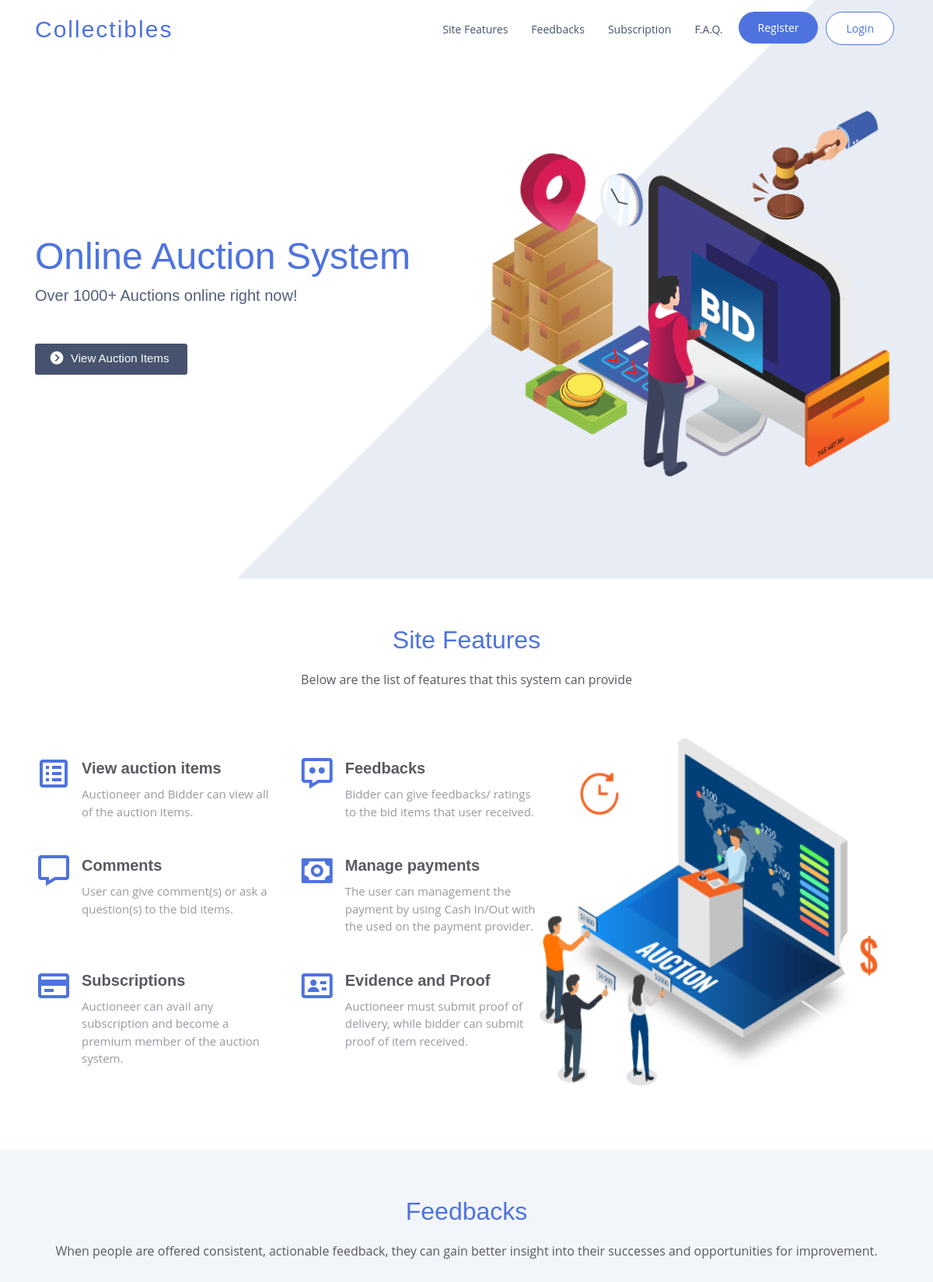
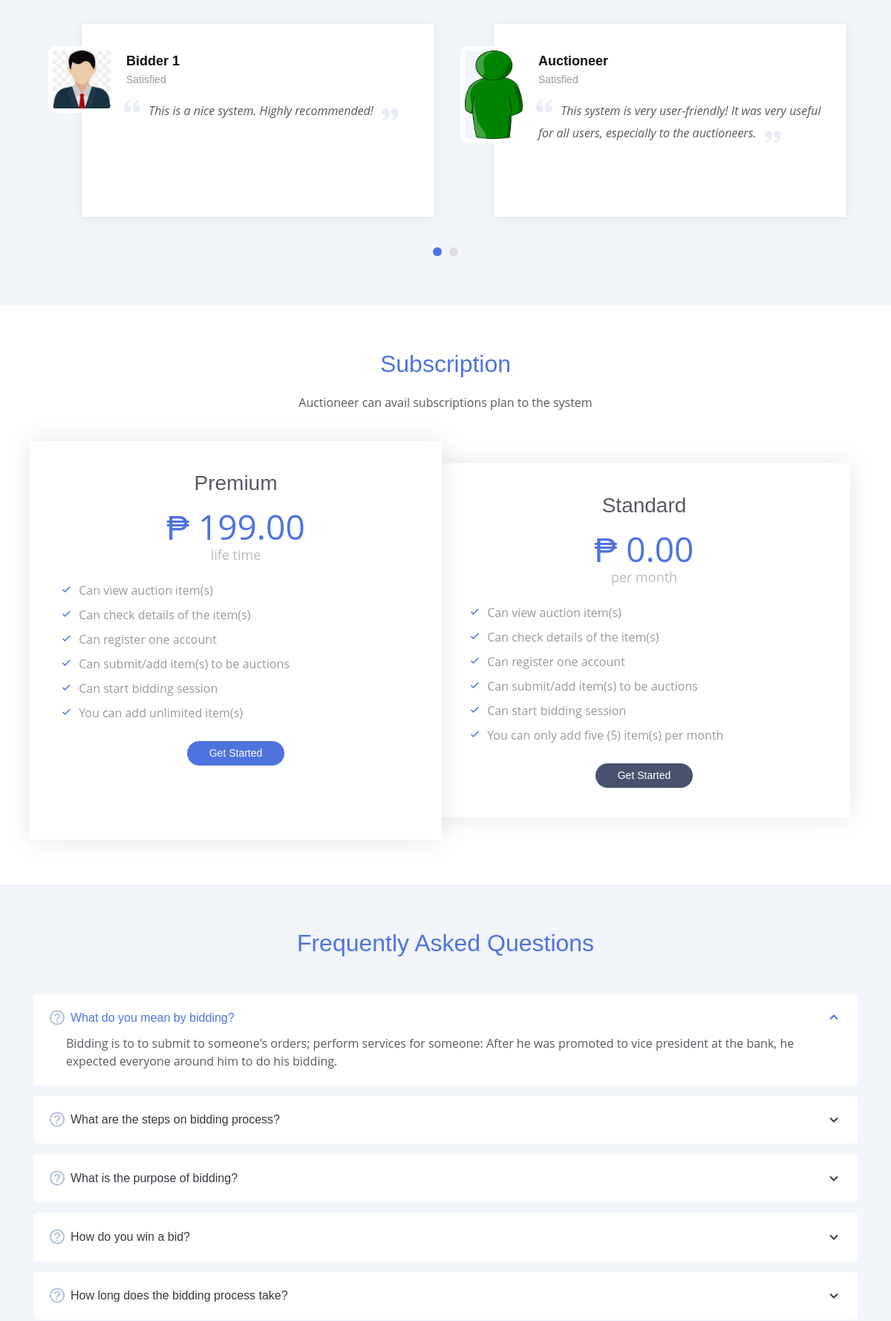
Screenshot of /landing.php (upper part) with the database file from the repository (2 pictures, top to bottom).
### tables this page shows
CREATE TABLE `feedbacks` (
  `id` int(11) NOT NULL,
  `user_id` int(11) NOT NULL,
  `feedback` varchar(255) DEFAULT NULL,
  `comment` text NOT NULL,
  `date_created` datetime NOT NULL DEFAULT current_timestamp() ON UPDATE current_timestamp()
);

CREATE TABLE `users` (
  `id` int(11) NOT NULL,
  `name` varchar(255) NOT NULL,
  `address` varchar(255) NOT NULL,
  `username` varchar(50) NOT NULL,
  `password` varchar(255) NOT NULL,
  `date_of_birth` datetime DEFAULT NULL,
  `gender` varchar(255) NOT NULL,
  `contact` varchar(255) DEFAULT NULL,
  `role` varchar(255) NOT NULL,
  `avatar` text NOT NULL,
  `subscription` varchar(255) DEFAULT NULL,
  `payment_option` varchar(255) DEFAULT NULL,
  `date_added` datetime DEFAULT current_timestamp(),
  `alert_status` tinyint(1) DEFAULT 0,
  `message_status` tinyint(1) DEFAULT 0,
  `alert_unread_count` int(11) DEFAULT 0,
  `message_unread_count` int(11) DEFAULT 0
);

### landing.php (the view, shortened to what this page needs)
<?php
    require_once "config.php";
    $sql = "SELECT * FROM feedbacks
            LEFT JOIN users ON feedbacks.user_id = users.id";
    $item_feedbacks = mysqli_query($link, $sql);
    $feedbacks = $item_feedbacks->fetch_all(MYSQLI_ASSOC);
?>
<!DOCTYPE html>
<html lang="en">
<head>
  <link href="css/collectibles-auctions.css" rel="stylesheet">
  <link href="landing-assets/vendor/bootstrap/css/bootstrap.min.css" rel="stylesheet">
  <link href="landing-assets/vendor/icofont/icofont.min.css" rel="stylesheet">
  <link href="landing-assets/vendor/boxicons/css/boxicons.min.css" rel="stylesheet">
  <link href="landing-assets/vendor/owl.carousel/assets/owl.carousel.min.css" rel="stylesheet">
  <link href="landing-assets/vendor/venobox/venobox.css" rel="stylesheet">
  <link href="landing-assets/vendor/aos/aos.css" rel="stylesheet">
  <link href="landing-assets/css/landing.css" rel="stylesheet">
</head>
<body>
  <header id="header" class="fixed-top  header-transparent ">
    <div class="container d-flex align-items-center">
      <div class="logo mr-auto">
        <h1 class="text-light">
            <a href="landing.php">
              Collectibles
            </a>
        </h1>
      </div>
      <nav class="nav-menu d-none d-lg-block">
        <ul>
          <li><a href="#features">Site Features</a></li>
          <li><a href="#testimonials">Feedbacks</a></li>
          <li><a href="#pricing">Subscription</a></li>
          <li><a href="#faq">F.A.Q.</a></li>
          <li class="register">
            <a href="register.php">
              Register
            </a>
          </li>
          <li class="login">
            <a href="login.php">
              Login
            </a>
          </li>
        </ul>
      </nav>
    </div>
  </header>
  <section id="hero" class="d-flex align-items-center">
    <div class="container">
      <div class="row">
        <div class="col-lg-6 d-lg-flex flex-lg-column justify-content-center align-items-stretch pt-5 pt-lg-0 order-2 order-lg-1" data-aos="fade-up">
          <div>
            <h1>Online Auction System</h1>
            <h2>Over 1000+ Auctions online right now!</h2>
            <a href="item-display.php" class="download-btn"><i class="bx bxs-chevron-right-circle"></i> View Auction Items</a>
          </div>
        </div>
        <div class="col-lg-6 d-lg-flex flex-lg-column align-items-stretch order-1 order-lg-2 hero-img" data-aos="fade-up">
          <img src="landing-assets/img/landing_display.png" class="img-fluid" alt="">
        </div>
      </div>
    </div>
  </section>
  <main id="main">
    <section id="features" class="features">
      <div class="container">
        <div class="section-title">
          <h2>Site Features</h2>
          <p>
              Below are the list of features that this system can provide
          </p>
        </div>
        <div class="row no-gutters">
          <div class="col-xl-7 d-flex align-items-stretch order-2 order-lg-1">
            <div class="content d-flex flex-column justify-content-center">
              <div class="row">
                <div class="col-md-6 icon-box" data-aos="fade-up">
                  <i class="bx bx-spreadsheet"></i>
                  <h4>View auction items</h4>
                  <p>Auctioneer and Bidder can view all of the auction items.</p>
                </div>
                <div class="col-md-6 icon-box" data-aos="fade-up" data-aos-delay="100">
                  <i class="bx bx-message-dots"></i>
                  <h4>Feedbacks</h4>
                  <p>Bidder can give feedbacks/ ratings to the bid items that user received.</p>
                </div>
                <div class="col-md-6 icon-box" data-aos="fade-up" data-aos-delay="200">
                  <i class="bx bx-message"></i>
                  <h4>Comments</h4>
                  <p>User can give comment(s) or ask a question(s) to the bid items.</p>
                </div>
                <div class="col-md-6 icon-box" data-aos="fade-up" data-aos-delay="300">
                  <i class="bx bx-money"></i>
                  <h4>Manage payments</h4>
                  <p>The user can management the payment by using Cash In/Out with the used on the payment provider.</p>
                </div>
                <div class="col-md-6 icon-box" data-aos="fade-up" data-aos-delay="400">
                  <i class="bx bx-credit-card"></i>
                  <h4>Subscriptions</h4>
                  <p>Auctioneer can avail any subscription and become a premium member of the auction system.</p>
                </div>
                <div class="col-md-6 icon-box" data-aos="fade-up" data-aos-delay="500">
                  <i class="bx bx-id-card"></i>
                  <h4>Evidence and Proof</h4>
                  <p>Auctioneer must submit proof of delivery, while bidder can submit proof of item received.</p>
                </div>
              </div>
            </div>
          </div>
          <div class="image col-xl-5 d-flex align-items-stretch justify-content-center order-1 order-lg-2" data-aos="fade-left" data-aos-delay="100">
            <img src="landing-assets/img/bidding.png" class="img-fluid" alt="">
          </div>
        </div>
      </div>
    </section>
    <section id="testimonials" class="testimonials section-bg">
      <div class="container">
        <div class="section-title">
          <h2>Feedbacks</h2>
          <p>When people are offered consistent, actionable feedback, they can gain better insight into their successes and opportunities for improvement.</p>
        </div>
        <div class="owl-carousel testimonials-carousel" data-aos="fade-up">
          <?php if (array_filter($feedbacks) != []) {
            foreach ($feedbacks as $feedback) { ?>
              <div class="testimonial-wrap">
                <div class="testimonial-item">
                  <img src="assets/uploads/<?php echo $feedback["avatar"]; ?>" class="testimonial-img" alt="">
                  <h3><?php echo $feedback["name"]; ?></h3>
                  <h4><?php echo $feedback["feedback"]; ?></h4>
                  <p style="word-wrap: break-word;">
                    <i class="bx bxs-quote-alt-left quote-icon-left"></i>
                      <?php echo $feedback["comment"]; ?>
                    <i class="bx bxs-quote-alt-right quote-icon-right"></i>
                  </p>
                </div>
              </div>
              <?php  }
            } ?>
        </div>
      </div>
    </section>
    <section id="pricing" class="pricing">
      <div class="container">
        <div class="section-title">
          <h2>Subscription</h2>
          <p>Auctioneer can avail subscriptions plan to the system</p>
        </div>
        <div class="row no-gutters">
          <div class="col-lg-6 box featured" data-aos="fade-up">
            <h3>Premium</h3>
            <h4>₱ 199.00<span>life time</span></h4>
            <ul>
            <li><i class="bx bx-check"></i> Can view auction item(s)</li>
              <li><i class="bx bx-check"></i> Can check details of the item(s)</li>
              <li><i class="bx bx-check"></i> Can register one account</li>
              <li><i class="bx bx-check"></i> <span>Can submit/add item(s) to be auctions</span></li>
              <li><i class="bx bx-check"></i> <span>Can start bidding session</span></li>
              <li><i class="bx bx-check"></i> <span>You can add unlimited item(s)</span></li>
            </ul>
            <a href="register.php" class="get-started-btn">Get Started</a>
          </div>
          <div class="col-lg-6 box" data-aos="fade-left">
            <h3>Standard</h3>
            <h4>₱ 0.00<span>per month</span></h4>
            <ul>
            <li><i class="bx bx-check"></i> Can view auction item(s)</li>
              <li><i class="bx bx-check"></i> Can check details of the item(s)</li>
              <li><i class="bx bx-check"></i> Can register one account</li>
              <li><i class="bx bx-check"></i> <span>Can submit/add item(s) to be auctions</span></li>
              <li><i class="bx bx-check"></i> <span>Can start bidding session</span></li>
              <li><i class="bx bx-check"></i> <span>You can only add five (5) item(s) per month</span></li>
            </ul>
            <a href="register.php" class="get-started-btn">Get Started</a>
          </div>
        </div>
      </div>
    </section>
    <section id="faq" class="faq section-bg">
      <div class="container">
        <div class="section-title">
          <h2>Frequently Asked Questions</h2>
        </div>
        <div class="accordion-list">
          <ul>
          <li data-aos="fade-up">
              <i class="bx bx-help-circle icon-help"></i>
                  <a data-toggle="collapse" class="collapse" href="#accordion-list">
                    What do you mean by bidding?
                   <i class="bx bx-chevron-up icon-close"></i>
                  </a>
              <div id="accordion-list" class="collapse show" data-parent=".accordion-list">
                <div class="ml-4">
                    <p>Bidding is to to submit to someone's orders; perform services for someone:
                      After he was promoted to vice president at the bank,
                      he expected everyone around him to do his bidding.</p>
                </div>
              </div>
            </li>
            <li data-aos="fade-up" data-aos-delay="50">
              <i class="bx bx-help-circle icon-help"></i>
                  <a data-toggle="collapse" class="collapsed" href="#accordion-list-1">
                    What are the steps on bidding process?
                   <i class="bx bx-chevron-down icon-show"></i>
                  </a>
            </li>
            <li data-aos="fade-up" data-aos-delay="100">
              <i class="bx bx-help-circle icon-help"></i>
                <a data-toggle="collapse" href="#accordion-list-2" class="collapsed">
                  What is the purpose of bidding?
                  <i class="bx bx-chevron-down icon-show"></i>
                </a>
            </li>
            <li data-aos="fade-up" data-aos-delay="200">
              <i class="bx bx-help-circle icon-help"></i>
                  <a data-toggle="collapse" href="#accordion-list-3" class="collapsed">
                      How do you win a bid?
                    <i class="bx bx-chevron-down icon-show"></i>
                  </a>
            </li>
            <li data-aos="fade-up" data-aos-delay="400">
              <i class="bx bx-help-circle icon-help"></i>
                <a data-toggle="collapse" href="#accordion-list-5" class="collapsed">
                  How long does the bidding process take?
                  <i class="bx bx-chevron-down icon-show"></i>
                  <i class="bx bx-chevron-up icon-close"></i></a>
            </li>
          </ul>
        </div>
      </div>
    </section>
  </main>
</body>
</html>

### rows the page displays
feedbacks: user.avatar (picture), user.name "Bidder 1", feedback "Satisfied", comment "This is a nice system. Highly recommended!"
feedbacks: user.avatar (picture), user.name "Auctioneer", feedback "Satisfied", comment "This system is very user-friendly! It was very useful for all users, especially to the auctioneers."
